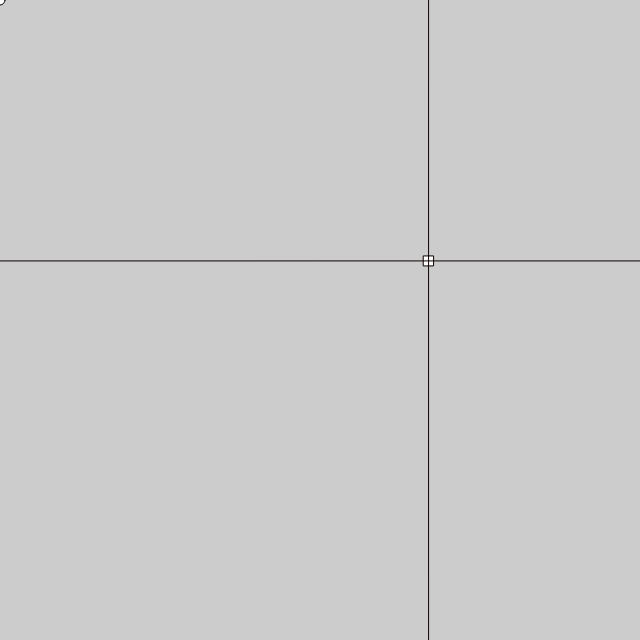
Frame 1 (no input)
Frame 60 (no input): identical to frame 1, image omitted
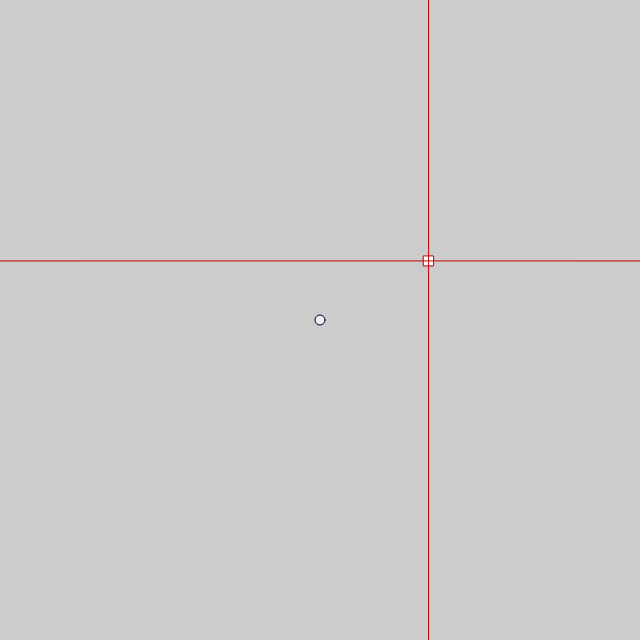
Frame 120 (the mouse pressed at the canvas centre since frame 60)

The p5.js sketch that drew these frames (run headless with seeded random() and noise() and a simulated clock; from frame 60 on, the mouse is pressed at the canvas centre):

// p5.js sketch
// ── sketch.js
let xOff = 0.0;
let yOff = 1.0;
let moveSpeed = 0.005;
let mouseSpeed = 0;
let g;
let h;
let i;
const slowDown = 30; // in frames
const maxSpeed = 30;

function setup() {
  createCanvas(640, 640);
  // noCursor();
  g = new hunter();
  h = new prey();
  i = new coin();
}
function clamp(num, min, max) {
  return num <= min ? min : num >= max ? max : num;
}
function draw() {

  background(204);
  let x = noise(xOff) * width;
  let y = noise(yOff) * height;
  // xOff += moveSpeed;
  // yOff += moveSpeed;
  const distX = x - mouseX;
  const distY = y - mouseY;
  const distance = Math.sqrt(distX * distX + distY + distY);
  const redness = clamp(map(distance, 0, Math.sqrt(width * width + height * height) / 2, 255, 0), 0, 255);

  // console.log(distX, distY, distance, redness);

  stroke(redness, 0, 0);
  fill(255);
  rect(x - 5, y - 5, 10, 10)
  line(x, 0, x, height);
  line(0, y, width, y);




  const deltaMouseX = winMouseX - pwinMouseX;
  const deltaMouseY = winMouseY - pwinMouseY;
  const speed = Math.sqrt(deltaMouseX * deltaMouseX + deltaMouseY * deltaMouseY);

  mouseSpeed = clamp((mouseSpeed * slowDown + speed) / (slowDown + 1), 0, maxSpeed);


  if (isNaN(mouseSpeed)) {
    mouseSpeed = 0;
    console.log(deltaMouseX, deltaMouseY, speed, "NAN");
  }
  else {
    console.log(mouseSpeed);
  }

  const blueness = map(mouseSpeed, 0, maxSpeed, 255, 0);

  stroke(0);
  fill(blueness, blueness, 255);

  ellipse(mouseX, mouseY, 10, 10);
  moveSpeed = moveSpeed + .000001;
  if (x == mouseX) { noLoop(); }
}

// ── coin.js
class coin{
    constructor() {
    this.x = 0;
    this.y = 0;
}}
// ── hunter.js
class hunter{
    constructor() {
    this.x = 0;
    this.y = 0;
}}
// ── prey.js
class prey{
    constructor() {
    this.x = 0;
    this.y = 0;
}}
